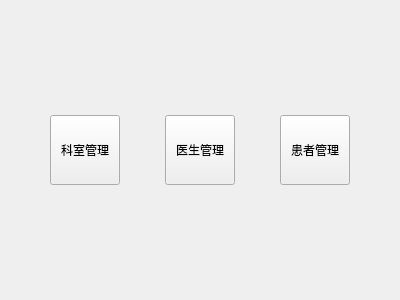
<?xml version="1.0" encoding="UTF-8"?>
<ui version="4.0">
 <class>WelcomeView</class>
 <widget class="QWidget" name="WelcomeView">
  <property name="geometry">
   <rect>
    <x>0</x>
    <y>0</y>
    <width>400</width>
    <height>300</height>
   </rect>
  </property>
  <property name="windowTitle">
   <string>欢迎</string>
  </property>
  <layout class="QVBoxLayout" name="verticalLayout">
   <item>
    <spacer name="verticalSpacer">
     <property name="orientation">
      <enum>Qt::Vertical</enum>
     </property>
     <property name="sizeHint" stdset="0">
      <size>
       <width>20</width>
       <height>96</height>
      </size>
     </property>
    </spacer>
   </item>
   <item>
    <layout class="QHBoxLayout" name="horizontalLayout">
     <item>
      <widget class="QPushButton" name="btDepartment">
       <property name="minimumSize">
        <size>
         <width>70</width>
         <height>70</height>
        </size>
       </property>
       <property name="maximumSize">
        <size>
         <width>70</width>
         <height>70</height>
        </size>
       </property>
       <property name="baseSize">
        <size>
         <width>0</width>
         <height>2</height>
        </size>
       </property>
       <property name="text">
        <string>科室管理</string>
       </property>
      </widget>
     </item>
     <item>
      <widget class="QPushButton" name="btDoctor">
       <property name="minimumSize">
        <size>
         <width>70</width>
         <height>70</height>
        </size>
       </property>
       <property name="maximumSize">
        <size>
         <width>70</width>
         <height>70</height>
        </size>
       </property>
       <property name="text">
        <string>医生管理</string>
       </property>
      </widget>
     </item>
     <item>
      <widget class="QPushButton" name="btPatient">
       <property name="minimumSize">
        <size>
         <width>70</width>
         <height>70</height>
        </size>
       </property>
       <property name="maximumSize">
        <size>
         <width>70</width>
         <height>70</height>
        </size>
       </property>
       <property name="text">
        <string>患者管理</string>
       </property>
      </widget>
     </item>
    </layout>
   </item>
   <item>
    <spacer name="verticalSpacer_2">
     <property name="orientation">
      <enum>Qt::Vertical</enum>
     </property>
     <property name="sizeHint" stdset="0">
      <size>
       <width>20</width>
       <height>96</height>
      </size>
     </property>
    </spacer>
   </item>
  </layout>
 </widget>
 <resources/>
 <connections/>
</ui>
